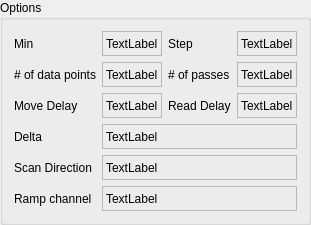
    <widget class="QGroupBox" name="groupBox">
     <property name="title">
      <string>Options</string>
     </property>
     <layout class="QGridLayout" name="gridLayout_2">
      <item row="1" column="1">
       <widget class="QLabel" name="label_of_data_pts">
        <property name="sizePolicy">
         <sizepolicy hsizetype="Preferred" vsizetype="Fixed">
          <horstretch>0</horstretch>
          <verstretch>0</verstretch>
         </sizepolicy>
        </property>
        <property name="minimumSize">
         <size>
          <width>0</width>
          <height>25</height>
         </size>
        </property>
        <property name="maximumSize">
         <size>
          <width>16777215</width>
          <height>25</height>
         </size>
        </property>
        <property name="frameShape">
         <enum>QFrame::StyledPanel</enum>
        </property>
        <property name="text">
         <string>TextLabel</string>
        </property>
       </widget>
      </item>
      <item row="1" column="2">
       <widget class="QLabel" name="label_61">
        <property name="sizePolicy">
         <sizepolicy hsizetype="Preferred" vsizetype="Fixed">
          <horstretch>0</horstretch>
          <verstretch>0</verstretch>
         </sizepolicy>
        </property>
        <property name="minimumSize">
         <size>
          <width>0</width>
          <height>25</height>
         </size>
        </property>
        <property name="maximumSize">
         <size>
          <width>16777215</width>
          <height>25</height>
         </size>
        </property>
        <property name="text">
         <string># of passes</string>
        </property>
       </widget>
      </item>
      <item row="2" column="3">
       <widget class="QLabel" name="label_read_delay">
        <property name="sizePolicy">
         <sizepolicy hsizetype="Preferred" vsizetype="Fixed">
          <horstretch>0</horstretch>
          <verstretch>0</verstretch>
         </sizepolicy>
        </property>
        <property name="minimumSize">
         <size>
          <width>0</width>
          <height>25</height>
         </size>
        </property>
        <property name="maximumSize">
         <size>
          <width>16777215</width>
          <height>25</height>
         </size>
        </property>
        <property name="frameShape">
         <enum>QFrame::StyledPanel</enum>
        </property>
        <property name="text">
         <string>TextLabel</string>
        </property>
       </widget>
      </item>
      <item row="0" column="1">
       <widget class="QLabel" name="label_min">
        <property name="sizePolicy">
         <sizepolicy hsizetype="Preferred" vsizetype="Fixed">
          <horstretch>0</horstretch>
          <verstretch>0</verstretch>
         </sizepolicy>
        </property>
        <property name="minimumSize">
         <size>
          <width>0</width>
          <height>25</height>
         </size>
        </property>
        <property name="maximumSize">
         <size>
          <width>16777215</width>
          <height>25</height>
         </size>
        </property>
        <property name="frameShape">
         <enum>QFrame::StyledPanel</enum>
        </property>
        <property name="text">
         <string>TextLabel</string>
        </property>
       </widget>
      </item>
      <item row="2" column="1">
       <widget class="QLabel" name="label_move_delay">
        <property name="sizePolicy">
         <sizepolicy hsizetype="Preferred" vsizetype="Fixed">
          <horstretch>0</horstretch>
          <verstretch>0</verstretch>
         </sizepolicy>
        </property>
        <property name="minimumSize">
         <size>
          <width>0</width>
          <height>25</height>
         </size>
        </property>
        <property name="maximumSize">
         <size>
          <width>16777215</width>
          <height>25</height>
         </size>
        </property>
        <property name="frameShape">
         <enum>QFrame::StyledPanel</enum>
        </property>
        <property name="text">
         <string>TextLabel</string>
        </property>
       </widget>
      </item>
      <item row="1" column="0">
       <widget class="QLabel" name="label_34">
        <property name="sizePolicy">
         <sizepolicy hsizetype="Preferred" vsizetype="Fixed">
          <horstretch>0</horstretch>
          <verstretch>0</verstretch>
         </sizepolicy>
        </property>
        <property name="minimumSize">
         <size>
          <width>0</width>
          <height>25</height>
         </size>
        </property>
        <property name="maximumSize">
         <size>
          <width>16777215</width>
          <height>25</height>
         </size>
        </property>
        <property name="text">
         <string># of data points</string>
        </property>
       </widget>
      </item>
      <item row="2" column="2">
       <widget class="QLabel" name="label_2">
        <property name="sizePolicy">
         <sizepolicy hsizetype="Preferred" vsizetype="Fixed">
          <horstretch>0</horstretch>
          <verstretch>0</verstretch>
         </sizepolicy>
        </property>
        <property name="minimumSize">
         <size>
          <width>0</width>
          <height>25</height>
         </size>
        </property>
        <property name="maximumSize">
         <size>
          <width>16777215</width>
          <height>25</height>
         </size>
        </property>
        <property name="text">
         <string>Read Delay</string>
        </property>
       </widget>
      </item>
      <item row="1" column="3">
       <widget class="QLabel" name="label_of_passes">
        <property name="sizePolicy">
         <sizepolicy hsizetype="Preferred" vsizetype="Fixed">
          <horstretch>0</horstretch>
          <verstretch>0</verstretch>
         </sizepolicy>
        </property>
        <property name="minimumSize">
         <size>
          <width>0</width>
          <height>25</height>
         </size>
        </property>
        <property name="maximumSize">
         <size>
          <width>16777215</width>
          <height>25</height>
         </size>
        </property>
        <property name="frameShape">
         <enum>QFrame::StyledPanel</enum>
        </property>
        <property name="text">
         <string>TextLabel</string>
        </property>
       </widget>
      </item>
      <item row="0" column="0">
       <widget class="QLabel" name="label_3">
        <property name="sizePolicy">
         <sizepolicy hsizetype="Preferred" vsizetype="Fixed">
          <horstretch>0</horstretch>
          <verstretch>0</verstretch>
         </sizepolicy>
        </property>
        <property name="minimumSize">
         <size>
          <width>0</width>
          <height>25</height>
         </size>
        </property>
        <property name="maximumSize">
         <size>
          <width>16777215</width>
          <height>25</height>
         </size>
        </property>
        <property name="text">
         <string>Min</string>
        </property>
       </widget>
      </item>
      <item row="3" column="0">
       <widget class="QLabel" name="label_63">
        <property name="sizePolicy">
         <sizepolicy hsizetype="Preferred" vsizetype="Fixed">
          <horstretch>0</horstretch>
          <verstretch>0</verstretch>
         </sizepolicy>
        </property>
        <property name="minimumSize">
         <size>
          <width>0</width>
          <height>25</height>
         </size>
        </property>
        <property name="maximumSize">
         <size>
          <width>16777215</width>
          <height>25</height>
         </size>
        </property>
        <property name="text">
         <string>Delta</string>
        </property>
       </widget>
      </item>
      <item row="2" column="0">
       <widget class="QLabel" name="label">
        <property name="sizePolicy">
         <sizepolicy hsizetype="Preferred" vsizetype="Fixed">
          <horstretch>0</horstretch>
          <verstretch>0</verstretch>
         </sizepolicy>
        </property>
        <property name="minimumSize">
         <size>
          <width>0</width>
          <height>25</height>
         </size>
        </property>
        <property name="maximumSize">
         <size>
          <width>16777215</width>
          <height>25</height>
         </size>
        </property>
        <property name="text">
         <string>Move Delay</string>
        </property>
       </widget>
      </item>
      <item row="0" column="2">
       <widget class="QLabel" name="label_5">
        <property name="sizePolicy">
         <sizepolicy hsizetype="Preferred" vsizetype="Fixed">
          <horstretch>0</horstretch>
          <verstretch>0</verstretch>
         </sizepolicy>
        </property>
        <property name="minimumSize">
         <size>
          <width>0</width>
          <height>25</height>
         </size>
        </property>
        <property name="maximumSize">
         <size>
          <width>16777215</width>
          <height>25</height>
         </size>
        </property>
        <property name="text">
         <string>Step</string>
        </property>
       </widget>
      </item>
      <item row="4" column="0">
       <widget class="QLabel" name="label_15">
        <property name="sizePolicy">
         <sizepolicy hsizetype="Preferred" vsizetype="Fixed">
          <horstretch>0</horstretch>
          <verstretch>0</verstretch>
         </sizepolicy>
        </property>
        <property name="minimumSize">
         <size>
          <width>0</width>
          <height>25</height>
         </size>
        </property>
        <property name="maximumSize">
         <size>
          <width>16777215</width>
          <height>25</height>
         </size>
        </property>
        <property name="text">
         <string>Scan Direction</string>
        </property>
       </widget>
      </item>
      <item row="0" column="3">
       <widget class="QLabel" name="label_step">
        <property name="sizePolicy">
         <sizepolicy hsizetype="Preferred" vsizetype="Fixed">
          <horstretch>0</horstretch>
          <verstretch>0</verstretch>
         </sizepolicy>
        </property>
        <property name="minimumSize">
         <size>
          <width>0</width>
          <height>25</height>
         </size>
        </property>
        <property name="maximumSize">
         <size>
          <width>16777215</width>
          <height>25</height>
         </size>
        </property>
        <property name="frameShape">
         <enum>QFrame::StyledPanel</enum>
        </property>
        <property name="text">
         <string>TextLabel</string>
        </property>
       </widget>
      </item>
      <item row="5" column="0">
       <widget class="QLabel" name="label_32">
        <property name="sizePolicy">
         <sizepolicy hsizetype="Preferred" vsizetype="Fixed">
          <horstretch>0</horstretch>
          <verstretch>0</verstretch>
         </sizepolicy>
        </property>
        <property name="minimumSize">
         <size>
          <width>0</width>
          <height>25</height>
         </size>
        </property>
        <property name="maximumSize">
         <size>
          <width>16777215</width>
          <height>25</height>
         </size>
        </property>
        <property name="text">
         <string>Ramp channel</string>
        </property>
       </widget>
      </item>
      <item row="4" column="1" colspan="3">
       <widget class="QLabel" name="label_scan_direction">
        <property name="sizePolicy">
         <sizepolicy hsizetype="Preferred" vsizetype="Fixed">
          <horstretch>0</horstretch>
          <verstretch>0</verstretch>
         </sizepolicy>
        </property>
        <property name="minimumSize">
         <size>
          <width>0</width>
          <height>25</height>
         </size>
        </property>
        <property name="maximumSize">
         <size>
          <width>16777215</width>
          <height>25</height>
         </size>
        </property>
        <property name="frameShape">
         <enum>QFrame::StyledPanel</enum>
        </property>
        <property name="text">
         <string>TextLabel</string>
        </property>
       </widget>
      </item>
      <item row="3" column="1" colspan="3">
       <widget class="QLabel" name="label_delta">
        <property name="sizePolicy">
         <sizepolicy hsizetype="Preferred" vsizetype="Fixed">
          <horstretch>0</horstretch>
          <verstretch>0</verstretch>
         </sizepolicy>
        </property>
        <property name="minimumSize">
         <size>
          <width>0</width>
          <height>25</height>
         </size>
        </property>
        <property name="maximumSize">
         <size>
          <width>16777215</width>
          <height>25</height>
         </size>
        </property>
        <property name="frameShape">
         <enum>QFrame::StyledPanel</enum>
        </property>
        <property name="text">
         <string>TextLabel</string>
        </property>
       </widget>
      </item>
      <item row="5" column="1" colspan="3">
       <widget class="QLabel" name="label_ramp_ch">
        <property name="sizePolicy">
         <sizepolicy hsizetype="Preferred" vsizetype="Fixed">
          <horstretch>0</horstretch>
          <verstretch>0</verstretch>
         </sizepolicy>
        </property>
        <property name="minimumSize">
         <size>
          <width>0</width>
          <height>25</height>
         </size>
        </property>
        <property name="maximumSize">
         <size>
          <width>16777215</width>
          <height>25</height>
         </size>
        </property>
        <property name="frameShape">
         <enum>QFrame::StyledPanel</enum>
        </property>
        <property name="text">
         <string>TextLabel</string>
        </property>
       </widget>
      </item>
     </layout>
    </widget>
